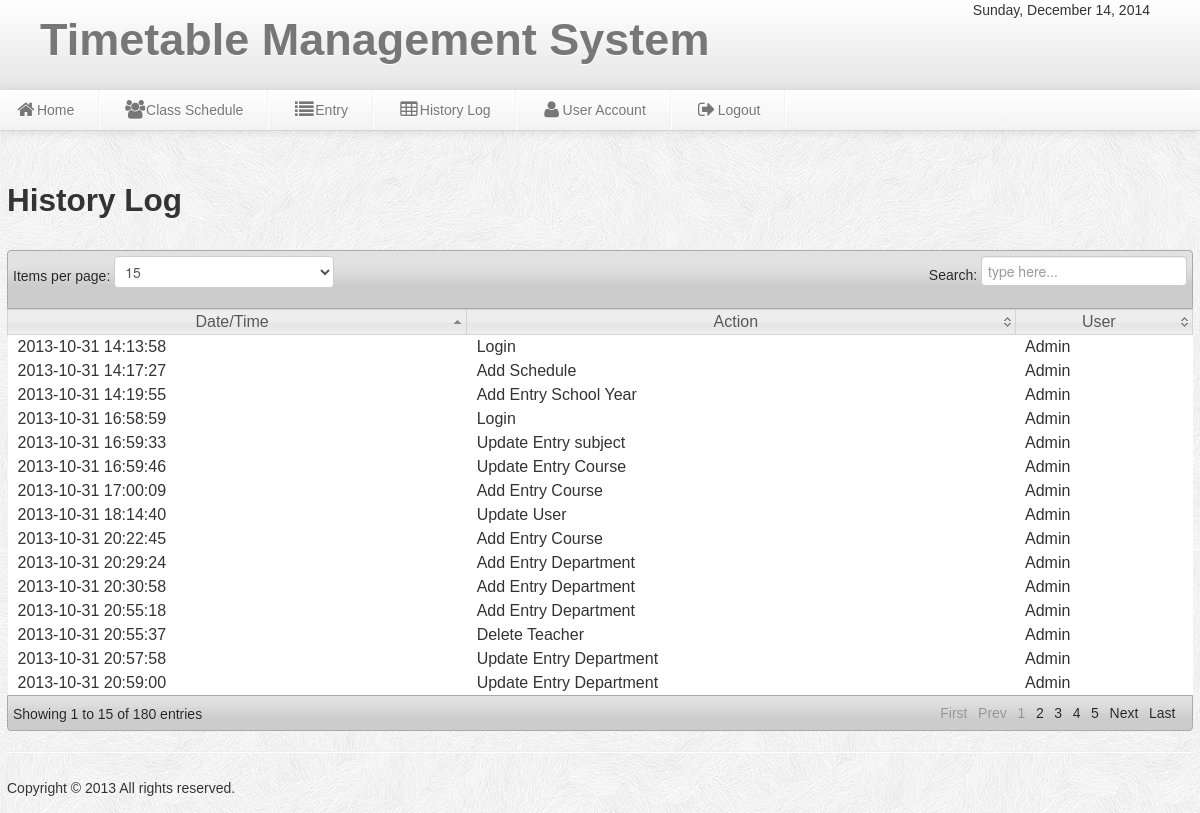
The app's page /admin/history_log.php with its own data.
### tables this page shows
CREATE TABLE IF NOT EXISTS `history` (
`history_id` int(11) NOT NULL,
  `date` varchar(100) NOT NULL,
  `data` varchar(100) NOT NULL,
  `action` varchar(100) NOT NULL,
  `user` varchar(20) NOT NULL
);

### admin/history_log.php (the view, shortened to what this page needs)
<?php include('header.php');include('dbcon.php'); ?>
<body>
<?php include('nav-top1.php'); ?>
<div class="wrapper">
<div class="row-fluid">
<h2>History Log</h2>
<table class="users-table">
<div class="demo_jui">
		<table cellpadding="0" cellspacing="0" border="0" class="display" id="log" class="jtable">
			<thead>
				<tr>
				<th>Date/Time</th>
				<th>Action</th>
				<th>User</th>
				</tr>
			</thead>
			<tbody>
<?php $result=mysql_query("select * from history")or die(mysql_error());
while($row=mysql_fetch_array($result)){
 ?>
<tr>
	<td><?php echo $row['date'] ?></td>
	<td><?php echo $row['action'] ?></td>
	<td><?php echo $row['user']; ?></td>
<?php } ?>
	</tr>
			</tbody>
		</table>
	</div>
<?php include('footer.php');?>
</div>
</body>

### admin/header.php (shortened to what this page needs)
<html>
<head><title>Timetable Management System</title>
<link href="css/bootstrap.css" rel="stylesheet" type="text/css" media="screen">
<link href="css/bootstrap-responsive.css" rel="stylesheet" type="text/css" media="screen">
<link href="css/font-awesome.css" rel="stylesheet" type="text/css" media="screen">
<link href="css/style.css" rel="stylesheet" type="text/css" media="screen">
 <link href="css/font-awesome-social.css" rel="stylesheet">
    <link href="css/font-awesome-corp.css" rel="stylesheet">
     <link href="css/font-awesome-ext.css" rel="stylesheet">
<link href="css/notify/jquery_notification.css" type="text/css" rel="stylesheet" media="screen, projection"/>
<link rel="stylesheet" type="text/css" href="css/jTPS.css">
</head>

### admin/nav-top1.php (shortened to what this page needs)
    <div class="navbar navbar-fixed-top">
	<div class="banner">
	<div class="brand">
	 <h1>Timetable Management System</h1>
 	</div>
<div class="time_top">
  <?php
 $Today=date('y:m:d');
$new=date('l, F d, Y',strtotime($Today));
echo $new; ?>
</div>
	</div>
	<div class="navbar-inner">
    <ul class="nav">
  <li>
    <a href="home.php"><i class="icon-home icon-large"></i>Home</a>
  </li>
   <li class="divider-vertical"></li>
  <li><a href="schedule.php"><i class="icon-group icon-large"></i>Class Schedule</a></li>
     <li class="divider-vertical"></li>
  <li><a href="teacher.php"><i class="icon-list icon-large"></i>Entry</a></li>
   <li class="divider-vertical"></li>
  <li><a href="history_log.php"><i class="icon-table icon-large"></i>History Log</a></li>
     <li class="divider-vertical"></li>
  <li><a href="user_account.php"><i class="icon-user icon-large"></i>User Account</a></li>
  <li class="divider-vertical"></li>
  <li><a id="logout" data-toggle="modal" href="#myModal"><i class="icon-signout icon-large"></i>Logout</a></li>
   <li class="divider-vertical"></li>
</ul>
 </div>
    </div>

### admin/footer.php
 <hr>
<footer>
     <div class="row-fluid">
     <div class="span6">
       <p>Copyright &copy; 2013 All rights reserved.</p>
       </div>
       <div class="span6">
	</div>
	</div>
     </footer>

### admin/css/style.css (style rules this page uses)
* { margin:0; padding:0; }
body { font-family:"Trebuchet MS", "Myriad Pro", Arial, sans-serif; font-size:14px; background:#f4f4f4 url(../img/subtle_white_feathers.png) repeat top left; color:#333; text-shadow:0px 0px 0px #fff;; }
h1 { font-size:45px; }
a { color:#777; }
p { padding:5px 0px; }
.banner { width:100%; height:90px; background: #ffffff; background: -moz-linear-gradient(top, #ffffff 0%, #e5e5e5 100%); background: -webkit-gradient(linear, left top, left bottom, color-stop(0%,#ffffff), color-stop(100%,#e5e5e5)); background: -webkit-linear-gradient(top, #ffffff 0%,#e5e5e5 100%); background: -o-linear-gradient(top, #ffffff 0%,#e5e5e5 100%); background: -ms-linear-gradient(top, #ffffff 0%,#e5e5e5 100%); background: linear-gradient(to bottom, #ffffff 0%,#e5e5e5 100%); filter: progid:DXImageTransform.Microsoft.gradient( startColorstr='#ffffff', endColorstr='#e5e5e5',GradientType=0 ); }
.wrapper { width:1186px; margin: auto; margin-top:170px; min-height:550px; }
.time_top { float:right; margin-right:50px; }
.brand { margin-left:20px; }

### admin/css/datatable/demo_table_jui.css (style rules this page uses)
table.display thead th { cursor: pointer; padding: 3px 0 3px 10px; }
table.display { border-collapse: collapse; clear: both; margin: 0 auto; width: 100%; }
table.display td { padding: 3px 10px; }
tr.odd { background-color: #fff; }
tr.even { background-color: #fff; }
tr.odd td.sorting_1 { background-color: #fff; }
tr.even td.sorting_1 { background-color: #fff; }

### records on screen
history: date "2013-10-31 14:13:58", action "Login", user "Admin"
history: date "2013-10-31 14:17:27", action "Add Schedule", user "Admin"
history: date "2013-10-31 14:19:55", action "Add Entry School Year", user "Admin"
history: date "2013-10-31 16:58:59", action "Login", user "Admin"
history: date "2013-10-31 16:59:33", action "Update Entry subject", user "Admin"
history: date "2013-10-31 16:59:46", action "Update Entry Course", user "Admin"
history: date "2013-10-31 17:00:09", action "Add Entry Course", user "Admin"
history: date "2013-10-31 18:14:40", action "Update User", user "Admin"
history: date "2013-10-31 20:22:45", action "Add Entry Course", user "Admin"
history: date "2013-10-31 20:29:24", action "Add Entry Department", user "Admin"
history: date "2013-10-31 20:30:58", action "Add Entry Department", user "Admin"
history: date "2013-10-31 20:55:18", action "Add Entry Department", user "Admin"
history: date "2013-10-31 20:55:37", action "Delete Teacher", user "Admin"
history: date "2013-10-31 20:57:58", action "Update Entry Department", user "Admin"
history: date "2013-10-31 20:59:00", action "Update Entry Department", user "Admin"
